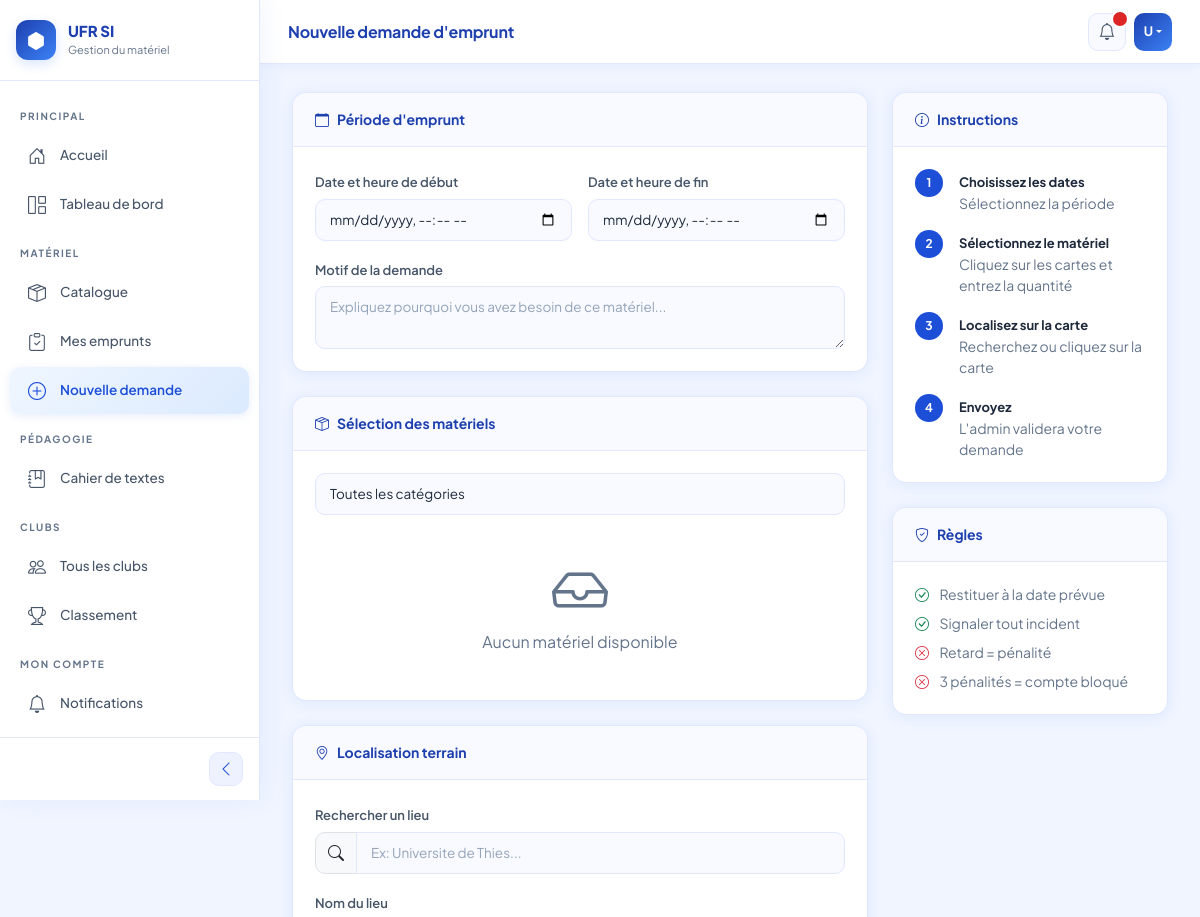
Page /emprunts/nouvelle/ (signed in, upper part) on the earlier database version.
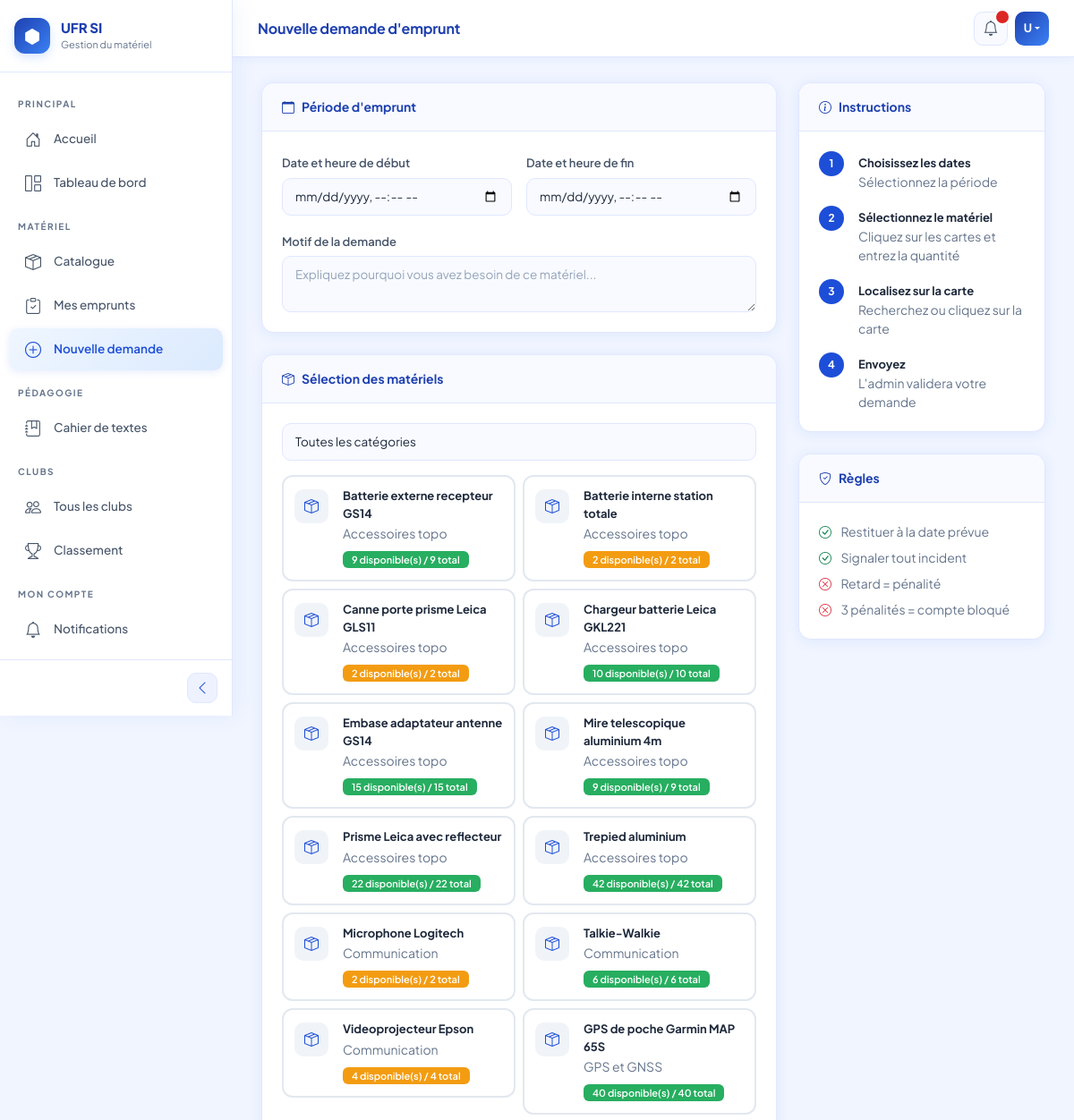
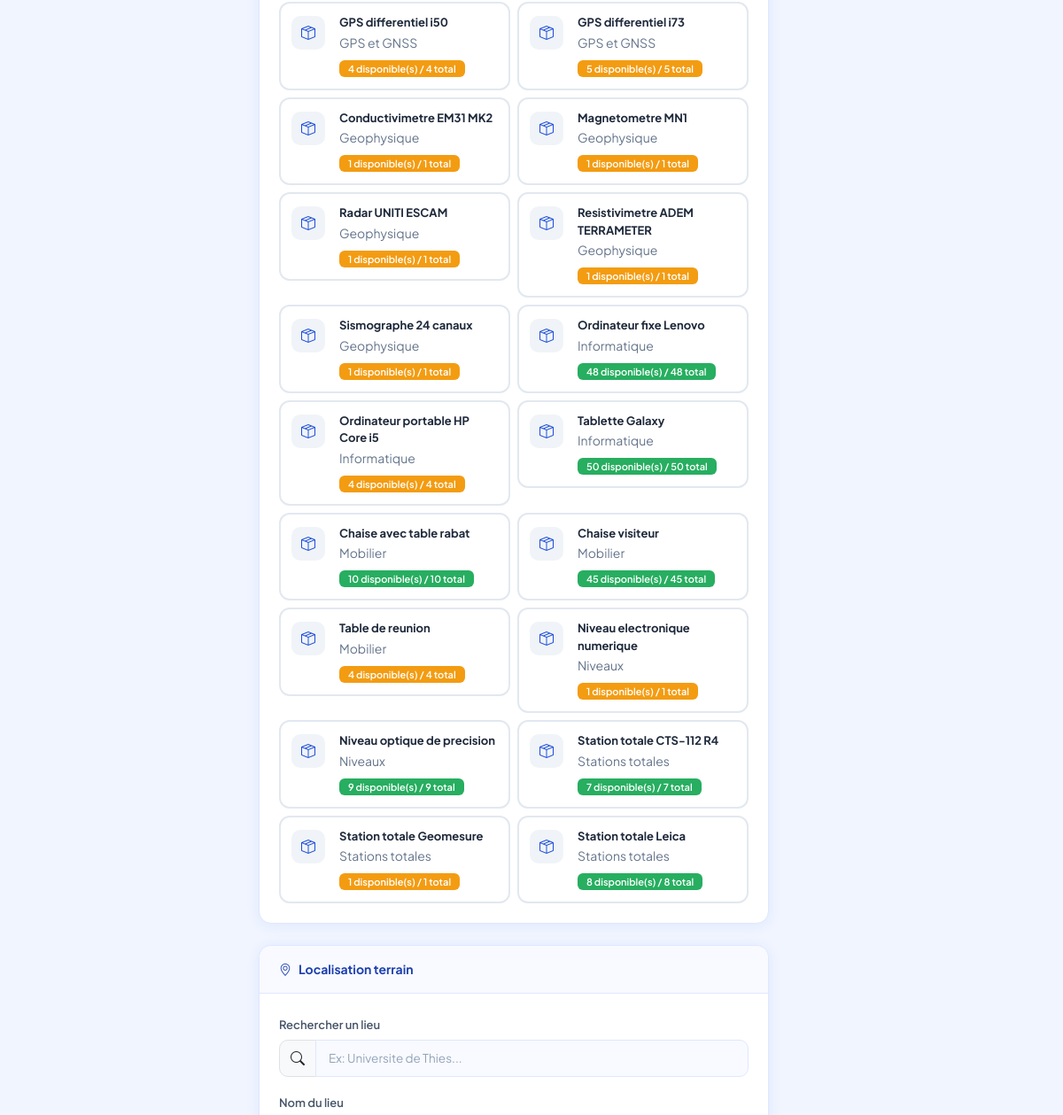
Same page on the later database version (2 pictures, top to bottom).
### materiel/models.py (models this page shows, shortened)
class Materiel(models.Model):
    ETATS = [
        ('disponible', 'Disponible'),
        ('emprunte', 'Emprunté'),
        ('maintenance', 'En maintenance'),
        ('hors_service', 'Hors service'),
    ]
    nom = models.CharField(max_length=200)
    categorie = models.ForeignKey(
        Categorie,
        on_delete=models.SET_NULL,
        null=True,
        related_name='materiels'
    )
    numero_serie = models.CharField(max_length=100, unique=True)
    etat = models.CharField(max_length=20, choices=ETATS, default='disponible')
    photo = models.ImageField(upload_to='materiels/photos/', blank=True)
    description = models.TextField(blank=True)
    date_acquisition = models.DateField(null=True, blank=True)
    code_qr = models.ImageField(upload_to='materiels/qrcodes/', blank=True)
    quantite_stock = models.IntegerField(default=1, verbose_name='Quantité en stock')
    quantite_disponible = models.IntegerField(default=1, verbose_name='Quantité disponible')

class Categorie(models.Model):
    libelle = models.CharField(max_length=100)
    description = models.TextField(blank=True)
    def __str__(self):
        return self.libelle

### emprunts/views.py (the view, shortened to what this page needs)
# urls.py: path('nouvelle/', views.nouvelle_demande, name='nouvelle_demande'),
@login_required
def nouvelle_demande(request):
    from clubs.models import MembreClub, Club
    club_id = request.GET.get('club') or request.POST.get('club_id')
    club = None
    est_president = False
    materiels = Materiel.objects.filter(
        quantite_disponible__gt=0
    ).select_related('categorie').order_by('categorie__libelle', 'nom')
    categories = Categorie.objects.all().order_by('libelle')
    return render(request, 'emprunts/nouvelle_demande.html', {
        'materiels': materiels,
        'categories': categories,
        'club': club,
        'est_president': est_president,
    })

### templates/emprunts/nouvelle_demande.html (shortened to what the changed rows need)
{% extends 'base.html' %}
{% block extra_css %}
<link rel="stylesheet" href="https://unpkg.com/leaflet@1.9.4/dist/leaflet.css"/>
{% endblock %}
{% block contenu %}
<div class="row g-4">
  <div class="col-md-8">
    <form method="post" id="form-demande">
      <div class="card mb-4">
        <div class="card-body">
          <div class="row g-2" id="liste-materiels">
            {% for materiel in materiels %}
            <div class="col-md-6 materiel-item"
                 data-categorie="{{ materiel.categorie.id }}">
              <div class="materiel-card" id="card-{{ materiel.id }}"
                   onclick="toggleMateriel('{{ materiel.id }}')">
                <div class="d-flex align-items-start gap-3">
                  <div style="width:38px; height:38px; border-radius:10px;
                       background:#f0f4f8; display:flex; align-items:center;
                       justify-content:center; flex-shrink:0; margin-top:2px;">
                    <i class="bi bi-box-seam"
                       style="color:var(--primary); font-size:16px;"></i>
                  </div>
                  <div class="flex-grow-1">
                    <strong style="font-size:13px; display:block;">
                      {{ materiel.nom }}
                    </strong>
                    <small class="text-muted">{{ materiel.categorie }}</small>
                    <div class="mt-1">
                      <span class="badge
                        {% if materiel.quantite_disponible > 5 %}stock-badge-ok
                        {% elif materiel.quantite_disponible > 0 %}stock-badge-low
                        {% else %}stock-badge-empty{% endif %}"
                        style="font-size:11px;">
                        {{ materiel.quantite_disponible }} disponible(s)
                        / {{ materiel.quantite_stock }} total
                      </span>
                    </div>
                  </div>
                </div>
              </div>
            </div>
            {% empty %}
            <div class="col-12 text-center text-muted py-4">
              <i class="bi bi-inbox display-4 d-block mb-2"></i>
              Aucun matériel disponible
            </div>
            {% endfor %}
          </div>
        </div>
      </div>
    </form>
  </div>
</div>
{% endblock %}

Differences in the rows shown:
added Materiel: nom "Batterie externe recepteur GS14", categorie "Accessoires topo", quantite_disponible "9", quantite_stock "9"
added Materiel: nom "Batterie interne station totale", categorie "Accessoires topo", quantite_disponible "2", quantite_stock "2"
added Materiel: nom "Canne porte prisme Leica GLS11", categorie "Accessoires topo", quantite_disponible "2", quantite_stock "2"
added Materiel: nom "Chargeur batterie Leica GKL221", categorie "Accessoires topo", quantite_disponible "10", quantite_stock "10"
added Materiel: nom "Embase adaptateur antenne GS14", categorie "Accessoires topo", quantite_disponible "15", quantite_stock "15"
added Materiel: nom "Mire telescopique aluminium 4m", categorie "Accessoires topo", quantite_disponible "9", quantite_stock "9"
added Materiel: nom "Prisme Leica avec reflecteur", categorie "Accessoires topo", quantite_disponible "22", quantite_stock "22"
added Materiel: nom "Trepied aluminium", categorie "Accessoires topo", quantite_disponible "42", quantite_stock "42"
added Materiel: nom "Microphone Logitech", categorie "Communication", quantite_disponible "2", quantite_stock "2"
added Materiel: nom "Talkie-Walkie", categorie "Communication", quantite_disponible "6", quantite_stock "6"
added Materiel: nom "Videoprojecteur Epson", categorie "Communication", quantite_disponible "4", quantite_stock "4"
added Materiel: nom "GPS de poche Garmin MAP 65S", categorie "GPS et GNSS", quantite_disponible "40", quantite_stock "40"
added Materiel: nom "GPS differentiel i50", categorie "GPS et GNSS", quantite_disponible "4", quantite_stock "4"
added Materiel: nom "GPS differentiel i73", categorie "GPS et GNSS", quantite_disponible "5", quantite_stock "5"
added Materiel: nom "Conductivimetre EM31 MK2", categorie "Geophysique", quantite_disponible "1", quantite_stock "1"
added Materiel: nom "Magnetometre MN1", categorie "Geophysique", quantite_disponible "1", quantite_stock "1"
added Materiel: nom "Radar UNITI ESCAM", categorie "Geophysique", quantite_disponible "1", quantite_stock "1"
added Materiel: nom "Resistivimetre ADEM TERRAMETER", categorie "Geophysique", quantite_disponible "1", quantite_stock "1"
added Materiel: nom "Sismographe 24 canaux", categorie "Geophysique", quantite_disponible "1", quantite_stock "1"
added Materiel: nom "Ordinateur fixe Lenovo", categorie "Informatique", quantite_disponible "48", quantite_stock "48"
added Materiel: nom "Ordinateur portable HP Core i5", categorie "Informatique", quantite_disponible "4", quantite_stock "4"
added Materiel: nom "Tablette Galaxy", categorie "Informatique", quantite_disponible "50", quantite_stock "50"
added Materiel: nom "Chaise avec table rabat", categorie "Mobilier", quantite_disponible "10", quantite_stock "10"
added Materiel: nom "Chaise visiteur", categorie "Mobilier", quantite_disponible "45", quantite_stock "45"
added Materiel: nom "Table de reunion", categorie "Mobilier", quantite_disponible "4", quantite_stock "4"
added Materiel: nom "Niveau electronique numerique", categorie "Niveaux", quantite_disponible "1", quantite_stock "1"
added Materiel: nom "Niveau optique de precision", categorie "Niveaux", quantite_disponible "9", quantite_stock "9"
added Materiel: nom "Station totale CTS-112 R4", categorie "Stations totales", quantite_disponible "7", quantite_stock "7"
added Materiel: nom "Station totale Geomesure", categorie "Stations totales", quantite_disponible "1", quantite_stock "1"
added Materiel: nom "Station totale Leica", categorie "Stations totales", quantite_disponible "8", quantite_stock "8"
Other differences:
text no longer shown: "Aucun matériel disponible"
